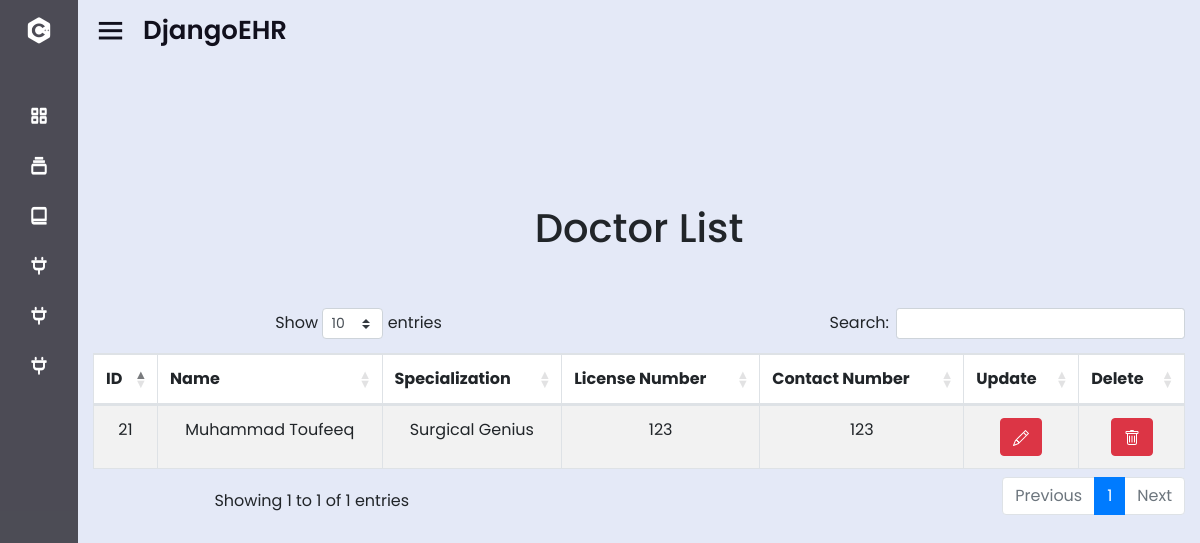
The page /doctorlist/ (signed in) on the database as committed earlier.
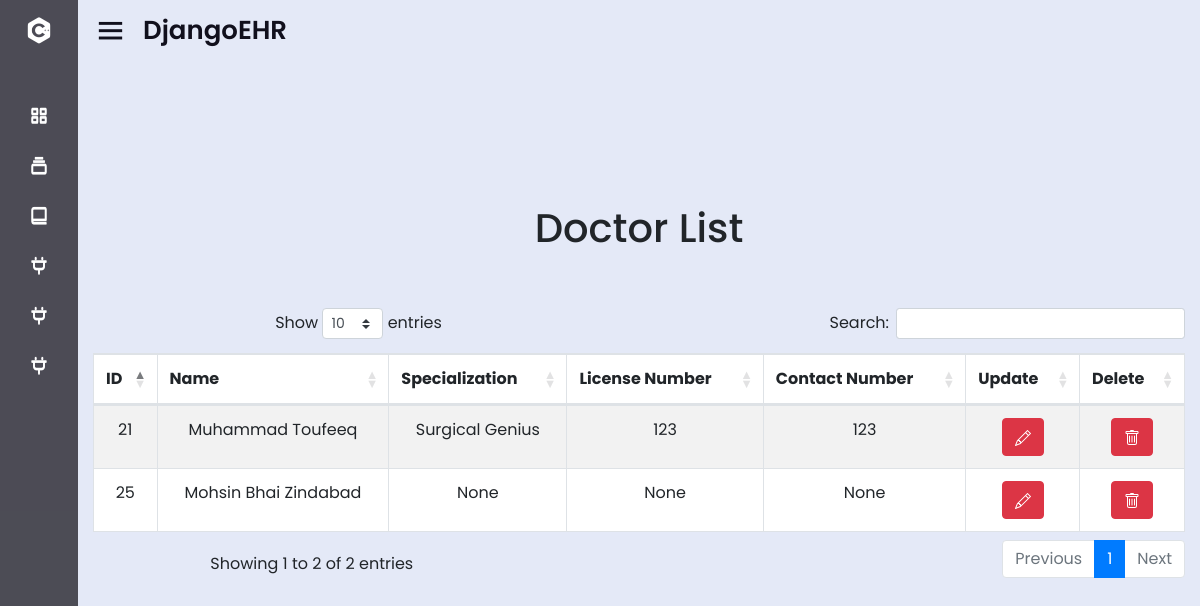
The same page on the database as committed later.
### patient/models.py (models this page shows, shortened)
class Doctor(models.Model):
    username = models.CharField(max_length=255, unique=True)
    password = models.CharField(max_length=255, default = "123")
    id = models.AutoField(primary_key=True)
    name = models.CharField(max_length=100, null=True, blank=True)
    gender = models.CharField(max_length=100, null=True, blank=True)
    specialization = models.CharField(max_length=100, null=True, blank=True)
    license_number = models.CharField(max_length=50, null=True, blank=True)
    contact_number = models.CharField(max_length=20, null=True, blank=True)
    bio = models.TextField(null=True, blank=True)
    hospital = models.OneToOneField(Hospital, on_delete=models.CASCADE, null=True, blank=True)

### patient/views.py (the view)
# urls.py: path("doctorlist/", views.doctorlist, name="doctorlist"),
@login_required
def doctorlist(request):
    if request.method == "POST":
        form = DoctorForm(request.POST, instance=image)
        if form.is_valid():
            form.save()
    else:
        form = DoctorForm()
    information = Doctor.objects.all()
    return render(request, "patient/doctorlist.html", {"information":information, "form":form})

### patient/forms.py
class DoctorForm(forms.ModelForm):
    class Meta:
        model = Doctor
        fields = [ "username", "password", "name", "specialization" , "license_number","contact_number" ]
    widgets = {
                'date_of_birth': DateInput(),
            }

### patient/templates/patient/doctorlist.html (shortened to what this page needs)
{% extends "patient/base.html" %}
{%load static%}
{% block content %}
{% load crispy_forms_tags %}
<link rel="stylesheet" href="https://cdn.jsdelivr.net/npm/bootstrap@5.3.0/dist/css/bootstrap.min.css">
<link href="{% static 'css/jquery.toast.css' %}" rel="stylesheet">
<link href="https://cdnjs.cloudflare.com/ajax/libs/twitter-bootstrap/4.5.2/css/bootstrap.css" rel="stylesheet"/>
<link href="https://cdn.datatables.net/1.13.6/css/dataTables.bootstrap4.min.css" rel="stylesheet"/>
<br>
<br>
<br>
<br>
<br>
<br>
<div class="container" style="text-align:center">
    <h1>Doctor List</h1>
    <br>
    <br>
    <table id="example" class="table table-striped table-bordered" style="width:100%">
        <thead>
            <tr style="text-align:center">
                <th>ID</th>
                <th>Name</th>
                <th>Specialization</th>
                <th>License Number</th>
                <th>Contact Number</th>
                <th>Update</th>
                <th>Delete</th>
            </tr>
        </thead>
        <tbody>
            {% for x in information %}
            <tr>
                <td>{{ x.id }}</td>
                <td>{{ x.name }}</td>
                <td>{{ x.specialization }}</td>
                <td>{{ x.license_number }}</td>
                <td>{{ x.contact_number }}</td>
                <td>
                    <a href="javascript:void(0)" class="btn btn-danger edit-button" data-id="{{ x.id }}" data-toggle="modal" data-target="#updateDoctorModal">
                    </a>
                </td>
                <td>
                    <a href="delete/{{ x.id }}" class="btn btn-danger" id="deleteBtn{{ x.id }}">
                    </a>
                </td>
            </tr>
            {% endfor %}
        </tbody>
    </table>
</div>
{% endblock %}

Rows that differ between the two databases and show on the page:
added Doctor: id "25", name "Mohsin Bhai Zindabad", specialization "None", license_number "None", contact_number "None"
Other text that changed with them:
text written by a page script: "Show entries Search: Showing 1 to 1 of 1 entries Previous 1 Next" → "Show entries Search: Showing 1 to 2 of 2 entries Previous 1 Next"
